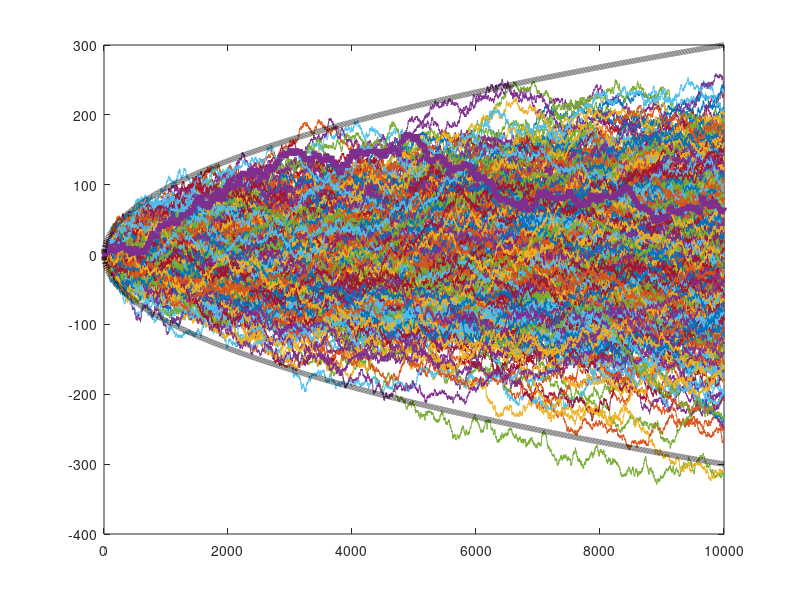

This chart was generated by the following MATLAB code:
%test noise integration

figure;
for i=1:500,
    noise = randn(10000,1);
    noise_int = cumsum(noise);
    plot(noise_int);
    if i==1, hold on; end
    drawnow;
end
noise = randn(10000,1);
noise_int = cumsum(noise);
plot(noise_int,'linewidth',4);
plot(3*sqrt(1:length(noise)),'k:','linewidth',4)
plot(-3*sqrt(1:length(noise)),'k:','linewidth',4)
hold off;
